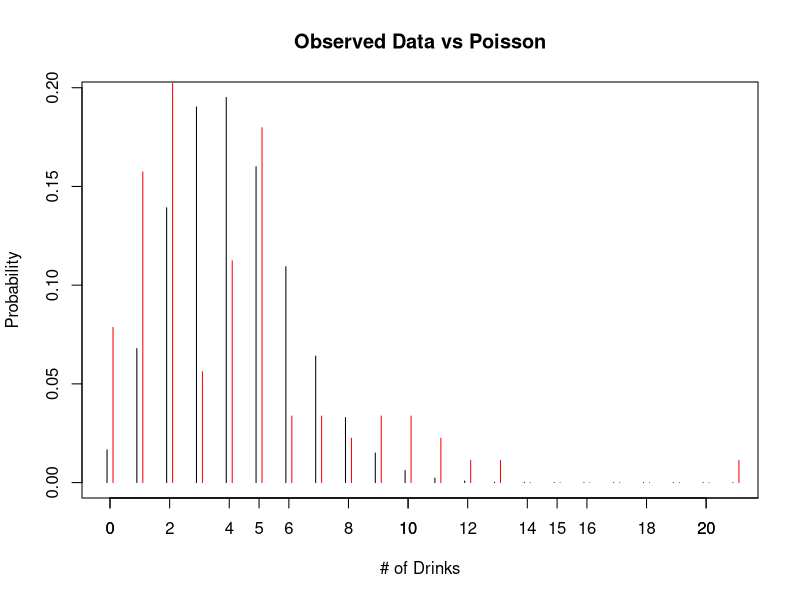
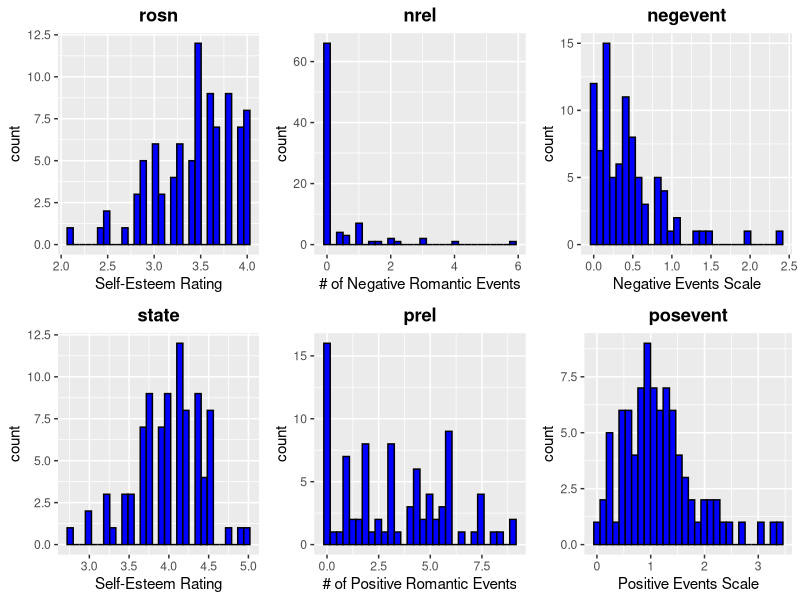
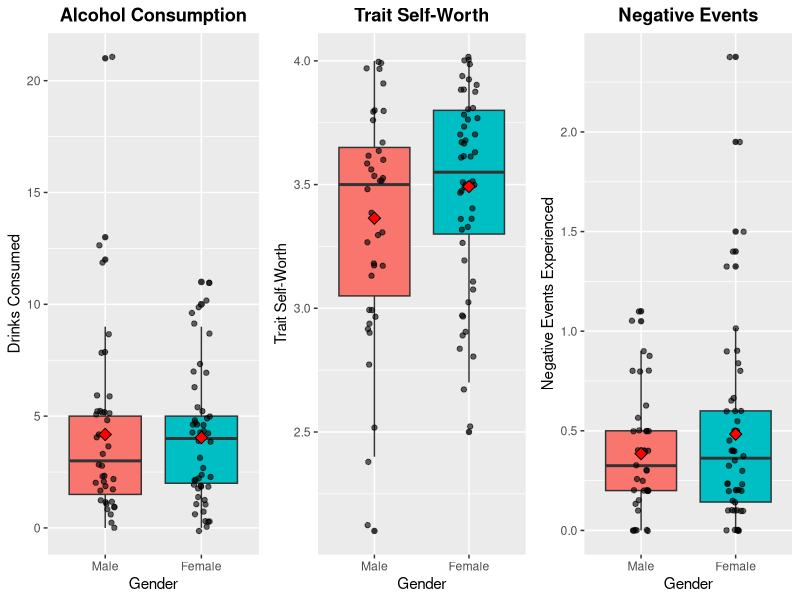
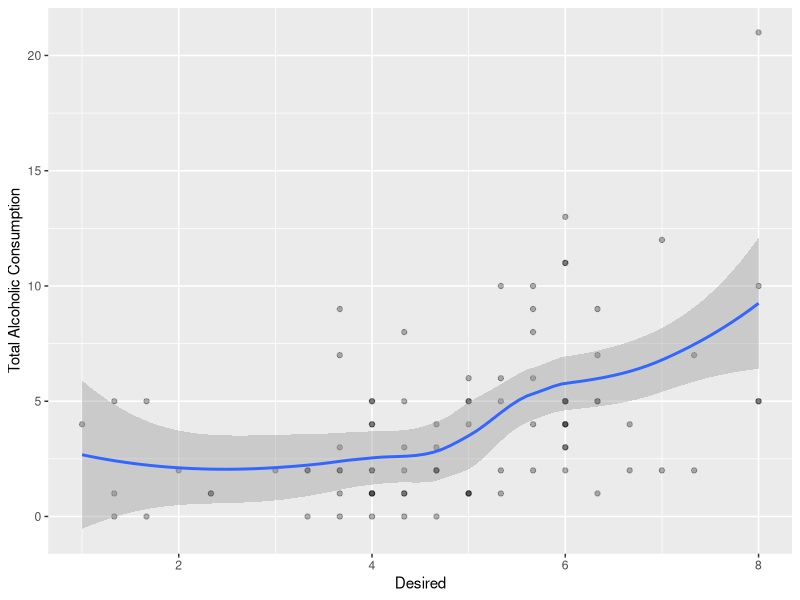
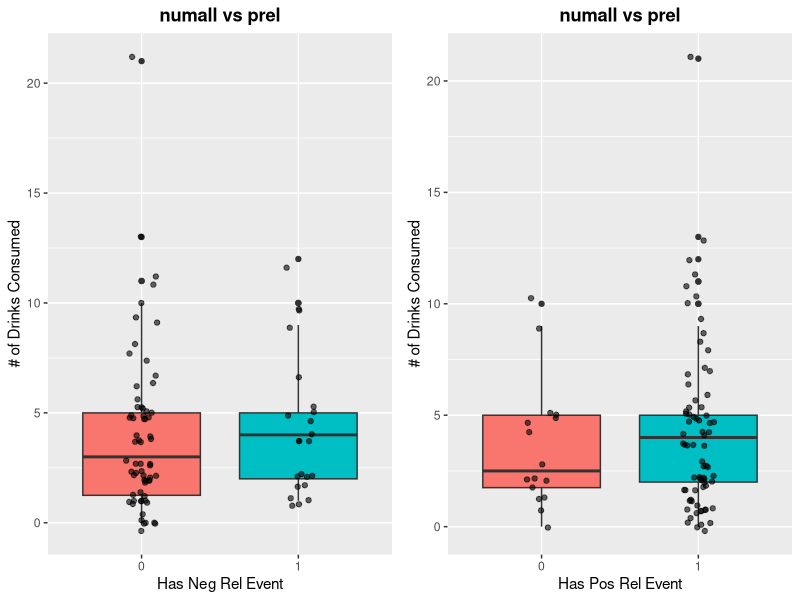
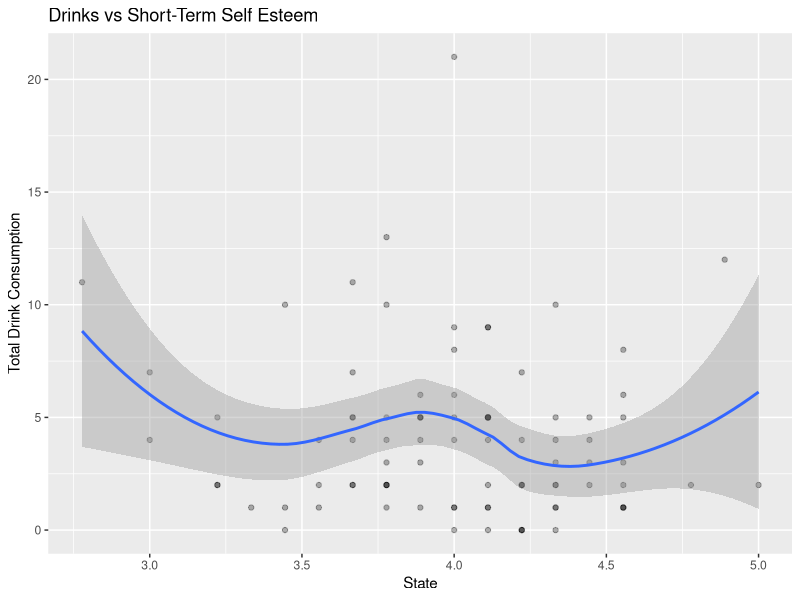
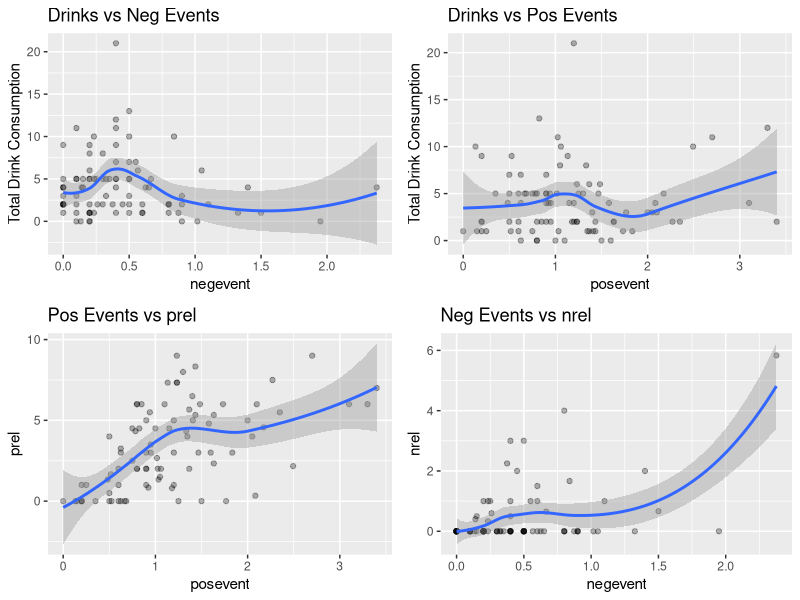
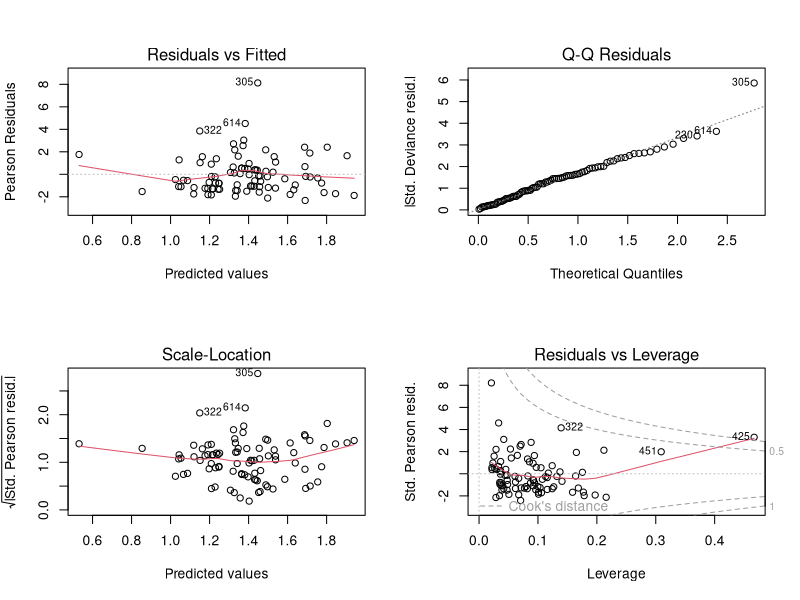

Generate these figures, in order, with R: (Note: this script raises an error after producing the figures.)
## ---- chunk 1
knitr::opts_chunk$set(echo = TRUE)
## ---- chunk 2

# Packages used in analyses
pkg <- c('car', 'plyr', 'ggplot2', 'Hmisc', 'stargazer',
         'ggpubr', 'gridExtra', 'wesanderson', 'MASS')

# Vectorized package load
(lapply(pkg, require, character.only = T))
## ---- chunk 3
# Data load
data_c <- read.csv("DeHartSimplified.csv", sep=",")
data_c$id <- as.factor(data_c$id)
data_c$studyday <- as.factor(data_c$studyday)
data_c$dayweek <- as.factor(data_c$dayweek)
data_c$gender <- as.factor(data_c$gender)
## ---- chunk 4
# Reducing data to first Saturday following the texbook methodology
df_sat <- data_c[data_c$dayweek == 6,]
# Remove the dayweek variable
df_sat <- subset(df_sat, select=-c(dayweek))
## ---- chunk 5
summary(df_sat[,c("gender", "age")])
## ---- chunk 6
# Plot of dependent variable vs poisson distribution
rel.freq <- table(factor(df_sat$numall, levels=0:21))/length(df_sat$numall)
y <- 0:21
prob <- round(dpois(y, mean(df_sat$numall)), 4)
plot(y-0.1, prob, type="h", ylab="Probability", xlab="# of Drinks", main="Observed Data vs Poisson")
axis(side=1, at=seq(0,22,2))
lines(y+0.1, y=rel.freq, type="h", col='red')
legend(17,0.25, c("Poisson", "Observed"), col=c('black','red'), lty=c('solid','solid'), bty='n')
## ---- chunk 7
# Histogram of Rosn
hist_rosn <- ggplot(data = df_sat, aes(x = rosn)) + 
  geom_histogram() + stat_bin(colour = "black", fill ="blue") +
  ggtitle("rosn") +
  xlab('Self-Esteem Rating') + theme(plot.title=element_text(lineheight=1, face="bold", hjust = 0.5))
# Histogram of Nrel
hist_nrel <- ggplot(data = df_sat, aes(x = nrel)) + 
  geom_histogram() + stat_bin(colour = "black", fill ="blue") +
  ggtitle("nrel") +
  xlab('# of Negative Romantic Events') + theme(plot.title=element_text(lineheight=1, face="bold", hjust = 0.5))
# Histogram  of Negevent
hist_neg <- ggplot(data = df_sat, aes(x = negevent)) + 
  geom_histogram() + stat_bin(colour = "black", fill ="blue") +
  ggtitle("negevent") +
  xlab('Negative Events Scale') + theme(plot.title=element_text(lineheight=1, face="bold", hjust = 0.5))
# Histogram of State
hist_state <- ggplot(data = df_sat, aes(x = state)) + 
  geom_histogram() + stat_bin(colour = "black", fill ="blue") +
  ggtitle("state") +
  xlab('Self-Esteem Rating') + theme(plot.title=element_text(lineheight=1, face="bold", hjust = 0.5))
# Histogram  of Prel
hist_prel <- ggplot(data = df_sat, aes(x = prel)) + 
  geom_histogram() + stat_bin(colour = "black", fill ="blue") +
  ggtitle("prel") +
  xlab('# of Positive Romantic Events') + theme(plot.title=element_text(lineheight=1, face="bold", hjust = 0.5))
# Histogram  of Posevent
hist_pos <- ggplot(data = df_sat, aes(x = posevent)) + 
  geom_histogram() + stat_bin(colour = "black", fill ="blue") +
  ggtitle("posevent") +
  xlab('Positive Events Scale') + theme(plot.title=element_text(lineheight=1, face="bold", hjust = 0.5))
ggarrange(hist_rosn, hist_nrel, hist_neg, hist_state, hist_prel, hist_pos, ncol = 3, nrow = 2, common.legend = TRUE, legend = "bottom")
## ---- chunk 8
# Binarizing Negative Romantic Relationships and Positive Romantic Relationships
df_sat['HasNrel'] <- ifelse(df_sat$nrel > 0, 1, 0)
df_sat['HasPrel'] <- ifelse(df_sat$prel > 0, 1, 0)
## ---- chunk 9
#Split out three variables of interest by gender
bp_numall <- ggplot(data = df_sat, aes(factor(gender), numall)) + geom_boxplot(aes(fill=factor(gender))) +
         geom_jitter(width = 0.1, alpha = 0.6) + xlab("Gender") + ggtitle("Alcohol Consumption") +
         ylab("Drinks Consumed") +
         theme(plot.title=element_text(lineheight=1, face="bold", hjust = 0.5)) +
         stat_summary(fun.y = mean, geom = "point", shape= 23, size = 3, fill = "red") +
         scale_x_discrete(labels = c("1" = "Male", "2" = "Female"))
bp_rosn <- ggplot(data = df_sat, aes(factor(gender), rosn)) + geom_boxplot(aes(fill=factor(gender))) +
         geom_jitter(width = 0.1, alpha = 0.6) + xlab("Gender") + ggtitle("Trait Self-Worth") +
         ylab("Trait Self-Worth") +  
         theme(plot.title=element_text(lineheight=1, face="bold", hjust = 0.5)) +
         stat_summary(fun.y = mean, geom = "point", shape= 23, size = 3, fill = "red") +
         scale_x_discrete(labels = c("1" = "Male", "2" = "Female"))
bp_negev <- ggplot(data = df_sat, aes(factor(gender), negevent)) + geom_boxplot(aes(fill=factor(gender))) +
         geom_jitter(width = 0.1, alpha = 0.6) + xlab("Gender") + ggtitle("Negative Events") +
         ylab("Negative Events Experienced") +
         theme(plot.title=element_text(lineheight=1, face="bold", hjust = 0.5)) + 
         stat_summary(fun.y = mean, geom = "point", shape= 23, size = 3, fill = "red") +
         scale_x_discrete(labels = c("1" = "Male", "2" = "Female"))
ggarrange(bp_numall, bp_rosn, bp_negev, ncol=3, legend = 'none')
## ---- chunk 10
ggplot(data = df_sat, aes(x = desired, y = numall)) + geom_point(alpha = 0.3) +
  geom_smooth() + xlab("Desired") + ylab("Total Alcoholic Consumption")
## ---- chunk 11
#Split out three variables of interest by gender
bp_nrel <- ggplot(data = df_sat, aes(factor(HasNrel), numall)) + geom_boxplot(aes(fill=factor(HasNrel))) + geom_jitter(width = 0.1, alpha = 0.6) + xlab("Has Neg Rel Event") + ggtitle("numall vs prel") + ylab("# of Drinks Consumed") +  theme(plot.title=element_text(lineheight=1, face="bold", hjust = 0.5))

bp_prel <- ggplot(data = df_sat, aes(factor(HasPrel), numall)) + geom_boxplot(aes(fill=factor(HasPrel))) + geom_jitter(width = 0.1, alpha = 0.6) + xlab("Has Pos Rel Event") + ggtitle("numall vs prel") + ylab("# of Drinks Consumed") + theme(plot.title=element_text(lineheight=1, face="bold", hjust = 0.5))

ggarrange(bp_nrel, bp_prel, ncol=2, legend = 'none')
## ---- chunk 12
# Does Short term elf-Esteem  relate to Total drink consumptio
# Looks  interesting, but non-linear, lowest self-esteem associated with high alcoholic beverage consumption
ggplot(data = df_sat, aes(x = state, y = numall)) + geom_point(alpha = 0.3) +
  geom_smooth() + xlab("State") + ylab("Total Drink Consumption") + ggtitle("Drinks vs Short-Term Self Esteem")

# What is the relationship between negevents and numall
nrel_numall <- ggplot(data = df_sat, aes(x = negevent, y = numall)) + geom_point(alpha = 0.3) +
  geom_smooth() + xlab("negevent") + ylab("Total Drink Consumption") + ggtitle("Drinks vs Neg Events")

# posevent and total drink conumption
prel_numall <- ggplot(data = df_sat, aes(x = posevent, y = numall)) + geom_point(alpha = 0.3) +
  geom_smooth() + xlab("posevent") + ylab("Total Drink Consumption") + ggtitle("Drinks vs Pos Events")

# What is the relationship between positive events and prel
pos_prel <- ggplot(data = df_sat, aes(x = posevent, y = prel)) + geom_point(alpha = 0.3) +
  geom_smooth() + xlab("posevent") + ylab("prel") + ggtitle("Pos Events vs prel")

# What is the relationship between negevents and nrel
neg_nrel <- ggplot(data = df_sat, aes(x = negevent, y = nrel)) + geom_point(alpha = 0.3) + 
  geom_smooth() + xlab("negevent") + ylab("nrel") + ggtitle("Neg Events vs nrel")

ggarrange(nrel_numall, prel_numall, pos_prel, neg_nrel, nrow=2, ncol=2, legend = 'none')
## ---- chunk 13
All_poisson <- glm(numall ~ nrel + rosn + nrel*rosn + desired + age + gender, family=poisson(link="log"), data=df_sat)

All_lm <- lm(numall ~ nrel + rosn + nrel*rosn + desired + age + gender, data=df_sat)

AIC(All_poisson)
AIC(All_lm)
## ---- chunk 14
step_columns <- df_sat[,3:14] 

emptyMod <- glm(numall ~ 1, family=poisson(link="log"), data=step_columns)
fullMod <- glm(numall ~ ., family=poisson(link="log"), data=step_columns)

forw.sel <- step(object = emptyMod, scope = list(upper = fullMod), direction = "forward", k = log (nrow (step_columns)), trace = FALSE)

back.sel <- step(object = fullMod, scope = list(lower = emptyMod), direction = "backward", k = log(nrow(step_columns)), trace = FALSE)

#models converge
#stargazer(forw.sel, back.sel, type = "text")

Anova(forw.sel)

## ---- chunk 15
# Fit Poisson model
Poisson_V2 <- glm(numall ~ HasNrel + rosn + HasNrel:rosn + HasPrel + posevent + negevent + state, family=poisson(link="log"), data=df_sat)
summary(Poisson_V2)
# Coefficients
100*(exp(Poisson_V2$coefficients)-1)
#Likelihood ratio test
Anova(Poisson_V2)
## ---- chunk 16
# Residual Plots
par(mfrow=c(2,2))
plot(Poisson_V2)
## ---- chunk 17
# Fit model removing outliers
Poisson_V2_prune <- glm(numall ~ HasNrel + rosn + HasNrel:rosn + HasPrel + posevent + negevent + state, 
                        family=poisson(link="log"), data=df_sat[!(rownames(df_sat) %in% c(425)),])

# Coefficient Analysis
100*(exp(Poisson_V2_prune$coefficients)-1)
# Likelihood Ratio
Anova(Poisson_V2_prune)
## ---- chunk 18
# Plot residuals
par(mfrow=c(2,2))
plot(Poisson_V2_prune)
## ---- chunk 19
# Compare to model with outliers
stargazer(Poisson_V2_prune, Poisson_V2, type="text")
## ---- chunk 20
biv_1 <- ggplot(data = df_sat, aes(factor(gender), posevent)) + geom_boxplot(aes(fill=factor(gender))) +
         geom_jitter(width=0.1) + xlab("Gender")       + ggtitle("Positive Events")      +
         theme(plot.title=element_text(lineheight=1, face="bold"))

biv_2 <- ggplot(data = df_sat, aes(factor(gender), state)) + geom_boxplot(aes(fill=factor(gender))) +
         geom_jitter(width=0.1) + xlab("Gender")       + ggtitle("Self-Esteem State")      +
         theme(plot.title=element_text(lineheight=1, face="bold"))

biv_3 <- ggplot(data = df_sat, aes(factor(gender), desired)) + geom_boxplot(aes(fill=factor(gender))) +
         geom_jitter(width=0.1) + xlab("desired")       + ggtitle("Drinking Desire")      +
         theme(plot.title=element_text(lineheight=1, face="bold"))


ggarrange(biv_1, biv_2, biv_3, ncol=3, common.legend = TRUE, legend = "bottom")
## ---- chunk 21
drk_x_hasnrel <- ggplot(data = df_sat, aes(x = as.factor(HasNrel), y = numall)) + geom_boxplot()
drk_x_hasnrel
## ---- chunk 22
#we can see that the average desire to drink is also a normal distribution. This suggests that when we are looking at a desire to drink, we might want to consider what that person's "baseline" drinking is

#we can do this by taking a desire to drink as a distance from average desire to drink

# df_sat = merge(df_sat, avgDrink, by="id")
# df_sat = rename(df_sat, c('desired.y' = 'Id_MeanDrink', 'desired.x' = 'desired'))

# df_sat['desired_adj'] = df_sat$desired - df_sat$Id_MeanDrink
# hist(df_sat$desired_adj)

#this gives a normal distribution of desired
## ---- chunk 23
data.frame(aggregate(desired ~ HasNrel, df_sat, mean))
#little difference between 0 and nonzero here.
#test for significance of difference using wilcoxon rank sum test
#unaltered desired to drink - nonsignificant, closer to significance
wilcox.test(df_sat[df_sat$nrel > 0, "numall"], df_sat[df_sat$nrel == 0, "numall"])
#adjusted desire to drink - nonsignificant
wilcox.test(df_sat[df_sat$nrel > 0, "numall"], df_sat[df_sat$nrel == 0, "numall"])
## ---- chunk 24
# Test independence assumption
mod <- lm(desired ~ as.factor(id), data=data_c)
mean(summary(mod)$coefficients[,4]<0.05)
## ---- chunk 25
#bucket data
df_sat['nrelBucket'] <- transform(df_sat, group=cut(as.numeric(sub('[%]', '', nrel+.001)), 
    breaks=c(0,1, 2, 3, 4,5,6,7,8.1),
    labels=c('0-1', '1-2', '2-3', '3-4', '4-5', '5-6','6-7','7-8')))$group

df_sat['rosnBucket'] <- transform(df_sat, group=cut(as.numeric(sub('[%]', '', rosn)), 
    breaks=c(2,2.5, 3, 3.5, 4),
    labels=c('2-2.5', '2.5-3', '3-3.5', '3.5-4')))$group

df_sat['desiredBucket'] <- transform(df_sat, group=cut(as.numeric(sub('[%]', '', desired+.001)), 
    breaks=c(0,1, 2, 3, 4,5,6,7,8.1),
    labels=c('0-1', '1-2', '2-3', '3-4', '4-5', '5-6','6-7','7-8')))$group
## ---- chunk 26
# volume and mean desire to drink in each bucket
# dplyr::count(df_sat, nrelBucket, rosnBucket, desiredBucket)

 xtabs(desired ~ nrelBucket, aggregate(desired ~ nrelBucket, df_sat, mean))
 xtabs(desired ~ rosnBucket, aggregate(desired ~ rosnBucket, df_sat, mean))

 xtabs(desired ~ nrelBucket + rosnBucket, aggregate(desired ~ nrelBucket + rosnBucket, df_sat, mean))
 table(df_sat$nrelBucket, df_sat$rosnBucket)

## ---- chunk 27
